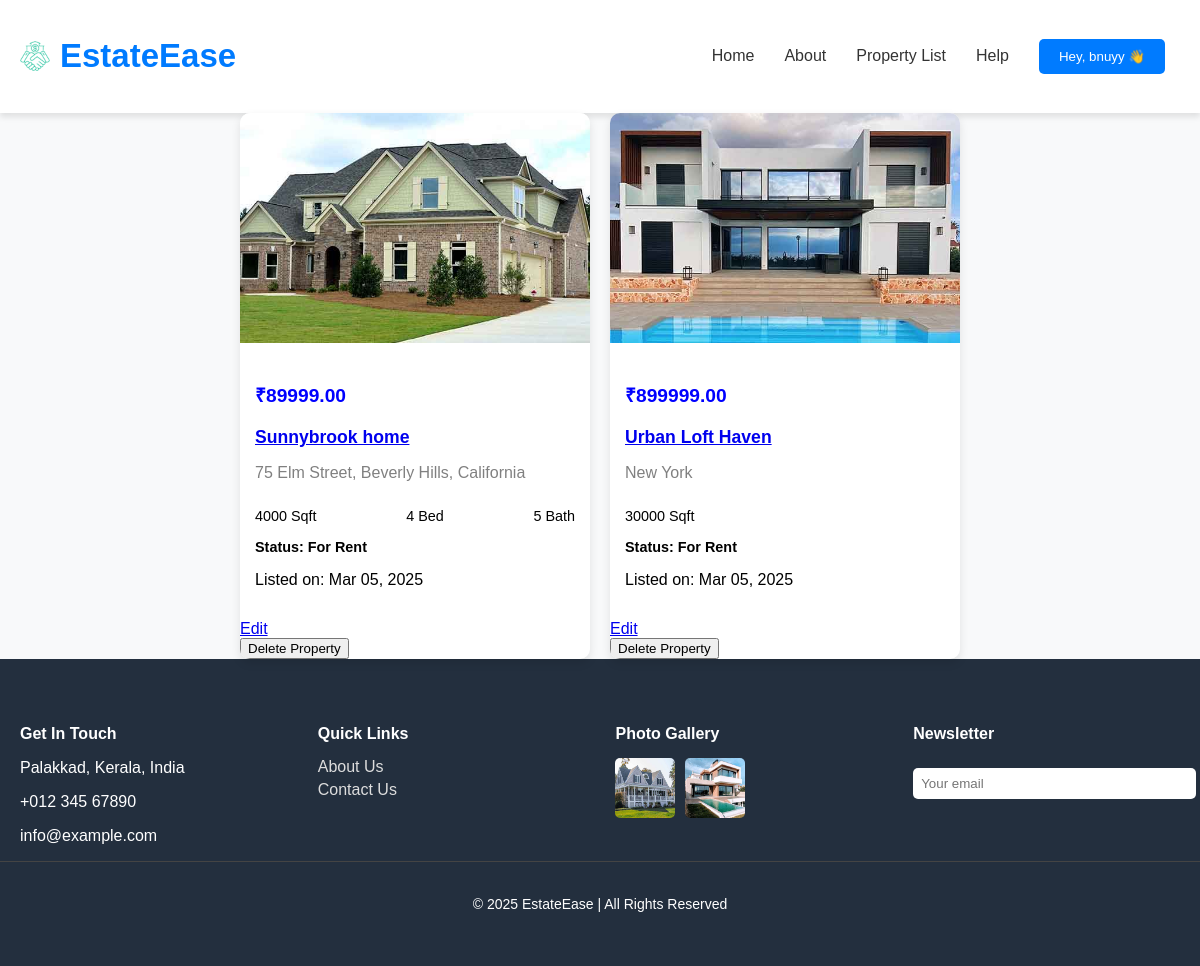
The page /my_properties/ (signed in) on the database its author committed.
### realestateapp/models.py (models this page shows, shortened)
class User(AbstractUser):
    phone = models.CharField(max_length=15, blank=True, null=True)
    gender_choices = [('male', 'Male'), ('female', 'Female'), ('other', 'Other')]
    gender = models.CharField(max_length=10, choices=gender_choices, blank=True, null=True)
    email = models.EmailField(blank=True, max_length=254, verbose_name='email address')
    username = models.CharField(max_length=150, unique=True, null=True, blank=True)

class Property(models.Model):
    PROPERTY_TYPES = [
        ('apartment', 'Apartment'), ('villa', 'Villa'), ('home', 'Home'),
        ('office', 'Office'), ('building', 'Building'), ('townhouse', 'Townhouse'),
        ('shop', 'Shop'), ('garage', 'Garage')
    ]
    status_choices = [('available', 'Available'),('rent','Rent') ,('sale','Sale'),('sold', 'Sold')]
    p_status = models.CharField(max_length=50, choices=status_choices, default='available')
    p_name = models.CharField(max_length=255)
    p_type = models.CharField(max_length=50, choices=PROPERTY_TYPES)
    p_location = models.CharField(max_length=255)
    p_price = models.DecimalField(max_digits=10, decimal_places=2)
    p_bedrooms = models.IntegerField(default=1)
    p_bathrooms = models.IntegerField(default=1)
    p_images = models.ImageField(upload_to='property_images/')
    p_description = models.TextField()
    p_sqrft = models.IntegerField(default=1)
    p_user = models.ForeignKey(User, on_delete=models.CASCADE,null=True, blank=True)
    posted_on = models.DateTimeField(default=now)

### realestateapp/views.py (the view)
# urls.py: path('my_properties/', my_properties, name='my_properties'),
@login_required
def my_properties(request):
    user_properties = Property.objects.filter(p_user=request.user)
    return render(request, 'my_properties.html', {'properties': user_properties})

### realestateapp/templates/my_properties.html (shortened to what this page needs)
{% extends 'base.html' %}
{% load static %}
{% block content %}
<div class="container mt-5">
    <div class="property-container">
        {% for property in properties %}
        <div class="property-card">
            <div class="property-img">
                <a href="{% url 'property_detail' property.id %}">
                    <img src="{{ property.p_images.url }}" alt="{{ property.p_name }}">
                </a>
            </div>
            <div class="property-details">
                <p class="property-price">₹{{ property.p_price }}</p>
                <a class="property-name"  href="{% url 'property_detail' property.id %}">
                    {{ property.p_name }}
                </a>
                <p class="property-location"> {{ property.p_location }}</p>
                <div class="property-meta">
                    <span> {{ property.p_sqrft }} Sqft</span>
                    {% if property.p_type == "home" %}
                        <span> {{ property.p_bedrooms }} Bed</span>
                        <span> {{ property.p_bathrooms }} Bath</span>
                    {% endif %}
                </div>
                <p class="property-status">
                     Status:
                    {% if property.p_status == "sale" %}
                        <span class="badge bg-success">For Sale</span>
                    {% elif property.p_status == "rent" %}
                        <span class="badge bg-warning">For Rent</span>
                    {% elif property.p_status == "sold" %}
                        <span class="badge bg-danger">Sold</span>
                    {% endif %}
                </p>
                <p> Listed on: {{ property.posted_on|date:"M d, Y" }}</p>
            </div>
            <a href="{% url 'edit_property' property.id %}" class="btn btn-primary mt-3 w-100">Edit</a>
            <form action="{% url 'delete_property' property.id %}" method="POST">
                <button type="submit" class="btn btn-primary mt-3 w-100" onclick="return confirm('Are you sure you want to delete this property?');">
                    Delete Property
                </button>
            </form>
        </div>
        {% endfor %}
    </div>
</div>
{% endblock %}

### realestateapp/templates/base.html (shortened to what this page needs)
<!DOCTYPE html>
<html lang="en">
<head>
    {% load static %}
</head>
<body>
    <div class="navbar-container">
        <nav class="navbar-custom">
            <a href="/home/" class="navbar-logo">
                <img src="{% static 'img/icon-deal.png' %}" alt="Icon">
                <h1>EstateEase</h1>
            </a>
            <ul class="navbar-menu">
                <li><a href="/home/">Home</a></li>
                <li><a href="/about/">About</a></li>
                <li><a href="/list_property/">Property List</a></li>
                <li><a href="/help/">Help</a></li>
                <a href="/profile/"><button class="btn-custom">Hey, {{ user.first_name }} 👋</button></a>
            </ul>
        </nav>
    </div>
    <div class="container mt-5">
        {% block content %}{% endblock %}
    </div>
<footer class="footer">
    <div class="footer-container">
        <div class="footer-section">
            <h5>Get In Touch</h5>
            <p> Palakkad, Kerala, India</p>
            <p> +012 345 67890</p>
            <p> info@example.com</p>
        </div>
        <div class="footer-section footer-links">
            <h5>Quick Links</h5>
            <a href="/about/">About Us</a>
            <a href="">Contact Us</a>
        </div>
        <div class="footer-section">
            <h5>Photo Gallery</h5>
            <div class="footer-gallery">
                <div class="footer-img">
                    <img src="{% static 'img/property-1.jpg' %}" alt="">
                </div>
                <div class="footer-img">
                    <img src="{% static 'img/property-2.jpg' %}" alt="">
                </div>
            </div>
        </div>
        <div class="footer-section">
            <h5>Newsletter</h5>
            <input class="footer-input" type="text" placeholder="Your email">
        </div>
    </div>
    <div class="footer-bottom">
        <p>&copy; 2025 EstateEase | All Rights Reserved</p>
    </div>
</footer>
</body>
</html>

### realestateapp/templates/base.html (style rules this page uses)
body { font-family: Arial, sans-serif; margin: 0; padding: 0; background-color: #f8f9fa; }
.navbar-container { background-color: #fff; box-shadow: 0px 4px 6px rgba(0, 0, 0, 0.1); padding: 10px 20px; }
.navbar-custom { display: flex; align-items: center; justify-content: space-between; }
.navbar-logo { display: flex; align-items: center; font-size: 22px; font-weight: bold; color: #007bff; text-decoration: none; }
.navbar-logo img { width: 30px; height: 30px; margin-right: 10px; }
.navbar-menu { display: flex; align-items: center; list-style: none; padding: 0; }
.navbar-menu a { text-decoration: none; color: #333; padding: 10px 15px; transition: color 0.3s; }
.btn-custom { display: inline-block; padding: 10px 20px; background-color: #007bff; color: white; text-decoration: none; border: none; border-radius: 5px; transition: background-color 0.3s, transform 0.2s; cursor: pointer; }
.footer { background-color: #232F3E; color: white; padding: 40px 0; font-family: Arial, sans-serif; }
.footer-container { display: flex; justify-content: space-between; flex-wrap: wrap; max-width: 1200px; margin: auto; padding: 0 20px; }
.footer-section { width: 23%; }
.footer-section h5 { font-size: 16px; margin-bottom: 15px; color: #ffffff; }
.footer-links a { display: block; color: #ddd; text-decoration: none; margin: 5px 0; }
.footer-gallery { display: flex; gap: 10px; }
.footer-img img { width: 60px; height: 60px; border-radius: 5px; }
.footer-input { width: 100%; padding: 8px; border: none; border-radius: 5px; margin-top: 10px; }
.footer-bottom { text-align: center; padding-top: 20px; border-top: 1px solid #444; font-size: 14px; }

### realestateapp/templates/my_properties.html (style rules this page uses)
.property-container { display: flex; flex-wrap: wrap; gap: 20px; justify-content: center; }
.property-card { background: #fff; border-radius: 10px; box-shadow: 0 4px 10px rgba(0, 0, 0, 0.1); overflow: hidden; width: 350px; transition: transform 0.3s ease-in-out; }
.property-img img { width: 100%; height: 230px; object-fit: cover; }
.property-details { padding: 15px; }
.property-price { font-size: 1.2rem; font-weight: bold; color: blue; }
.property-name { font-size: 1.1rem; font-weight: bold; }
.property-location { color: gray; }
.property-meta { display: flex; justify-content: space-between; padding-top: 10px; font-size: 0.9rem; }
.property-status { font-size: 0.9rem; font-weight: bold; }

### rows shown on the page
User: first_name "bnuyy"
Property: p_images (picture), p_price "89999.00", p_name "Sunnybrook home", p_location "75 Elm Street, Beverly Hills, California", p_sqrft "4000", p_bedrooms "4", p_bathrooms "5", p_status "For Rent", posted_on "Mar 05, 2025"
Property: p_images (picture), p_price "899999.00", p_name "Urban Loft Haven", p_location "New York", p_sqrft "30000", p_status "For Rent", posted_on "Mar 05, 2025"
